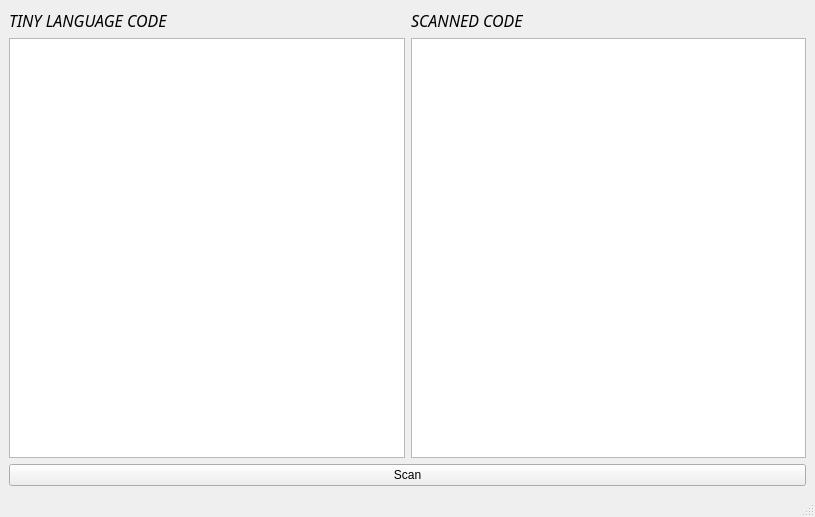
<?xml version="1.0" encoding="UTF-8"?>
<ui version="4.0">
 <class>scanner</class>
 <widget class="QMainWindow" name="scanner">
  <property name="geometry">
   <rect>
    <x>0</x>
    <y>0</y>
    <width>815</width>
    <height>517</height>
   </rect>
  </property>
  <property name="windowTitle">
   <string>scanner</string>
  </property>
  <widget class="QWidget" name="centralwidget">
   <layout class="QVBoxLayout" name="verticalLayout_3">
    <item>
     <layout class="QVBoxLayout" name="verticalLayout_2">
      <item>
       <layout class="QHBoxLayout" name="horizontalLayout_2">
        <item>
         <widget class="QLabel" name="label">
          <property name="font">
           <font>
            <family>Calibri Light</family>
            <pointsize>12</pointsize>
            <weight>50</weight>
            <italic>true</italic>
            <bold>false</bold>
           </font>
          </property>
          <property name="text">
           <string>TINY LANGUAGE CODE</string>
          </property>
         </widget>
        </item>
        <item>
         <widget class="QLabel" name="label_2">
          <property name="font">
           <font>
            <family>Calibri Light</family>
            <pointsize>12</pointsize>
            <italic>true</italic>
           </font>
          </property>
          <property name="text">
           <string>SCANNED CODE</string>
          </property>
          <property name="textFormat">
           <enum>Qt::RichText</enum>
          </property>
         </widget>
        </item>
       </layout>
      </item>
      <item>
       <layout class="QVBoxLayout" name="verticalLayout">
        <item>
         <layout class="QHBoxLayout" name="horizontalLayout">
          <item>
           <widget class="QPlainTextEdit" name="plainTextWrite"/>
          </item>
          <item>
           <widget class="QPlainTextEdit" name="plainTextread"/>
          </item>
         </layout>
        </item>
        <item>
         <widget class="QPushButton" name="pushButton">
          <property name="text">
           <string>Scan</string>
          </property>
         </widget>
        </item>
       </layout>
      </item>
     </layout>
    </item>
   </layout>
  </widget>
  <widget class="QMenuBar" name="menubar">
   <property name="geometry">
    <rect>
     <x>0</x>
     <y>0</y>
     <width>815</width>
     <height>26</height>
    </rect>
   </property>
  </widget>
  <widget class="QStatusBar" name="statusbar"/>
 </widget>
 <resources/>
 <connections/>
</ui>
